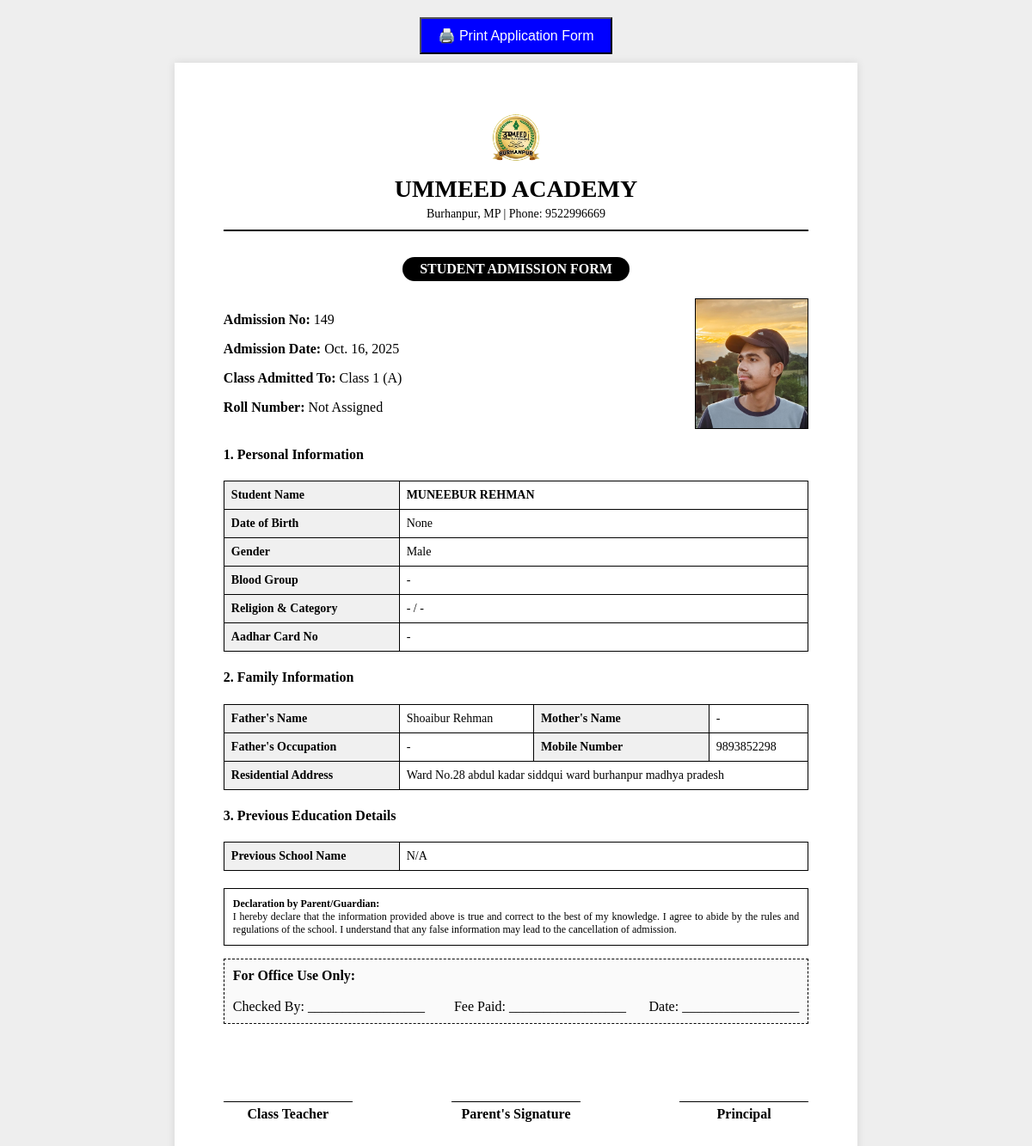
/student/print-form/2/ (signed in), run on the app's committed database.
### students/models.py (models this page shows, shortened)
class Student(TimeStampedModel):
    GENDER_CHOICES = (
        ('M', 'Male'),
        ('F', 'Female'),
        ('O', 'Other'),
    )
    STATUS_CHOICES = (
        ('active', 'Active'),
        ('inactive', 'Inactive'),
        ('alumini', 'Alumini / Left'),
    )
    BLOOD_GROUP_CHOICES = (
        ('A+', 'A+'), ('A-', 'A-'),
        ('B+', 'B+'), ('B-', 'B-'),
        ('O+', 'O+'), ('O-', 'O-'),
        ('AB+', 'AB+'), ('AB-', 'AB-'),
    )
    RELIGION_CHOICES = (
        ('Islam', 'Islam'),
        ('Hinduism', 'Hinduism'),
        ('Christianity', 'Christianity'),
        ('Sikhism', 'Sikhism'),
        ('Jainism', 'Jainism'),
        ('Other', 'Other'),
    )
    CATEGORY_CHOICES = (
        ('General', 'General'),
        ('OBC', 'OBC'),
        ('SC', 'SC'),
        ('ST', 'ST'),
        ('Other', 'Other'),
    )
    school = models.ForeignKey(School, on_delete=models.CASCADE, related_name='students')
    admission_no = models.CharField(max_length=50)
    admission_date = models.DateField()
    first_name = models.CharField(max_length=100)
    last_name = models.CharField(max_length=100, blank=True)
    gender = models.CharField(max_length=1, choices=GENDER_CHOICES)
    dob = models.DateField(null=True, blank=True)
    blood_group = models.CharField(max_length=5, choices=BLOOD_GROUP_CHOICES, blank=True, null=True)
    religion = models.CharField(max_length=50, choices=RELIGION_CHOICES, blank=True, null=True)
    category = models.CharField(max_length=50, choices=CATEGORY_CHOICES, blank=True, null=True)
    aadhar_no = models.CharField(max_length=20, blank=True, null=True)
    father_name = models.CharField(max_length=100)
    father_occupation = models.CharField(max_length=100, blank=True, null=True)
    mother_name = models.CharField(max_length=100, blank=True)
    father_mobile = models.CharField(max_length=15)
    previous_school = models.CharField(max_length=200, blank=True, null=True)
    address = models.TextField()
    current_class = models.ForeignKey(ClassGrade, on_delete=models.SET_NULL, null=True)
    section = models.ForeignKey(Section, on_delete=models.SET_NULL, null=True)
    roll_number = models.PositiveIntegerField(null=True, blank=True)
    status = models.CharField(max_length=20, choices=STATUS_CHOICES, default='active')
    photo = models.ImageField(upload_to='student_photos/', blank=True, null=True)
    class Meta:
        unique_together = [
            ('school', 'admission_no'),
        ]
    ordering = ['school', 'current_class', 'section', 'first_name']

### core/models.py (models this page shows, shortened)
class TimeStampedModel(models.Model):
    created_at = models.DateTimeField(auto_now_add=True)
    updated_at = models.DateTimeField(auto_now=True)
    class Meta:
        abstract = True

class School(TimeStampedModel):
    name = models.CharField(max_length=255)
    slug = models.SlugField(unique=True, max_length=255, help_text="Unique URL identifier, e.g., ummeed-academy")
    address = models.TextField()
    phone = models.CharField(max_length=20)
    email = models.EmailField(blank=True, null=True)
    logo = models.ImageField(upload_to='school_logos/', blank=True, null=True)
    is_active = models.BooleanField(default=True)
    subscription_end_date = models.DateField(null=True, blank=True)

### academics/models.py (models this page shows, shortened)
class ClassGrade(TimeStampedModel):
    school = models.ForeignKey(School, on_delete=models.CASCADE, related_name='classes')
    name = models.CharField(max_length=50) # e.g., "Class 10" or "Hifz-ul-Quran"
    class Meta:
        unique_together = ('school', 'name') # Ek school me "Class 10" do baar nahi honi chahiye
        verbose_name = "Class"
        verbose_name_plural = "Classes"

class Section(TimeStampedModel):
    school = models.ForeignKey(School, on_delete=models.CASCADE, related_name='sections')
    class_grade = models.ForeignKey(ClassGrade, on_delete=models.CASCADE, related_name='sections')
    name = models.CharField(max_length=10) # e.g., "A", "B", "Girls Wing"
    class_teacher = models.ForeignKey('accounts.CustomUser', on_delete=models.SET_NULL, null=True, blank=True, limit_choices_to={'role': 'teacher'})
    class Meta:
        unique_together = ('class_grade', 'name')

### students/views.py (the view)
# urls.py: path('student/print-form/<int:pk>/', print_admission_form, name='print_admission_form'), # 👈 NEW URL
@login_required(login_url='login')
def print_admission_form(request, pk):
    student = get_object_or_404(Student, pk=pk, school=request.user.school)
    return render(request, 'students/print_admission_form.html', {'student': student})

### templates/students/print_admission_form.html (shortened to what this page needs)
<!DOCTYPE html>
<html lang="en">
<head>
</head>
<body>
    <div class="no-print" style="text-align: center; margin-bottom: 10px;">
        <button onclick="window.print()" style="padding: 10px 20px; background: blue; color: white; font-size: 16px; cursor: pointer;">🖨️ Print Application Form</button>
    </div>
    <div class="a4-page">
        <div class="header">
            {% if student.school.logo %}
                <img src="{{ student.school.logo.url }}" height="60" style="margin-bottom: 5px;">
            {% endif %}
            <div class="school-name">{{ student.school.name }}</div>
            <div class="school-address">{{ student.school.address }} | Phone: {{ student.school.phone }}</div>
        </div>
        <div style="text-align: center;">
            <div class="form-title">Student Admission Form</div>
        </div>
        <div class="top-section">
            <div style="width: 70%;">
                <p><strong>Admission No:</strong> {{ student.admission_no }}</p>
                <p><strong>Admission Date:</strong> {{ student.admission_date }}</p>
                <p><strong>Class Admitted To:</strong> {{ student.current_class.name }} ({{ student.section.name }})</p>
                <p><strong>Roll Number:</strong> {{ student.roll_number|default:"Not Assigned" }}</p>
            </div>
            <div class="photo-box">
                {% if student.photo %}
                    <img src="{{ student.photo.url }}">
                {% else %}
                    <span>Paste Photo Here</span>
                {% endif %}
            </div>
        </div>
        <h4>1. Personal Information</h4>
        <table>
            <tr>
                <th>Student Name</th>
                <td style="text-transform: uppercase; font-weight: bold;">{{ student.first_name }} {{ student.last_name }}</td>
            </tr>
            <tr>
                <th>Date of Birth</th>
                <td>{{ student.dob }}</td>
            </tr>
            <tr>
                <th>Gender</th>
                <td>{{ student.get_gender_display }}</td>
            </tr>
            <tr>
                <th>Blood Group</th>
                <td>{{ student.blood_group|default:"-" }}</td>
            </tr>
            <tr>
                <th>Religion & Category</th>
                <td>{{ student.religion|default:"-" }} / {{ student.category|default:"-" }}</td>
            </tr>
            <tr>
                <th>Aadhar Card No</th>
                <td>{{ student.aadhar_no|default:"-" }}</td>
            </tr>
        </table>
        <h4>2. Family Information</h4>
        <table>
            <tr>
                <th>Father's Name</th>
                <td>{{ student.father_name }}</td>
                <th>Mother's Name</th>
                <td>{{ student.mother_name|default:"-" }}</td>
            </tr>
            <tr>
                <th>Father's Occupation</th>
                <td>{{ student.father_occupation|default:"-" }}</td>
                <th>Mobile Number</th>
                <td>{{ student.father_mobile }}</td>
            </tr>
            <tr>
                <th>Residential Address</th>
                <td colspan="3">{{ student.address }}</td>
            </tr>
        </table>
        <h4>3. Previous Education Details</h4>
        <table>
            <tr>
                <th>Previous School Name</th>
                <td colspan="3">{{ student.previous_school|default:"N/A" }}</td>
            </tr>
        </table>
        <div class="declaration">
            <strong>Declaration by Parent/Guardian:</strong>
            <br>
            I hereby declare that the information provided above is true and correct to the best of my knowledge. I agree to abide by the rules and regulations of the school. I understand that any false information may lead to the cancellation of admission.
        </div>
        <div style="border: 1px dashed #000; padding: 10px; margin-top: 15px; background: #fafafa;">
            <strong>For Office Use Only:</strong>
            <br><br>
            <span style="margin-right: 30px;">Checked By: _________________</span>
            <span>Fee Paid: _________________</span>
            <span style="float: right;">Date: _________________</span>
        </div>
        <div class="signatures">
            <div class="sign-line">Class Teacher</div>
            <div class="sign-line">Parent's Signature</div>
            <div class="sign-line">Principal</div>
        </div>
    </div>
</body>
</html>

### templates/students/print_admission_form.html (style rules this page uses)
body { font-family: 'Times New Roman', serif; background: #eee; margin: 0; padding: 20px; }
.a4-page { width: 210mm; min-height: 297mm; background: #fff; margin: 0 auto; padding: 15mm; box-shadow: 0 0 10px rgba(0,0,0,0.1); position: relative; box-sizing: border-box; }
.header { text-align: center; border-bottom: 2px solid #000; padding-bottom: 10px; margin-bottom: 20px; }
.school-name { font-size: 28px; font-weight: bold; text-transform: uppercase; margin: 5px 0; }
.school-address { font-size: 14px; margin: 0; }
.form-title { text-align: center; background: #000; color: #fff; display: inline-block; padding: 5px 20px; font-weight: bold; text-transform: uppercase; border-radius: 20px; margin: 10px 0 20px 0; }
.top-section { display: flex; justify-content: space-between; margin-bottom: 20px; }
.photo-box { width: 130px; height: 150px; border: 1px solid #000; display: flex; align-items: center; justify-content: center; }
.photo-box img { width: 100%; height: 100%; object-fit: cover; }
table { width: 100%; border-collapse: collapse; margin-bottom: 15px; }
th, td { border: 1px solid #000; padding: 8px; font-size: 14px; text-align: left; }
th { background-color: #f0f0f0; width: 30%; font-weight: bold; }
.declaration { font-size: 12px; text-align: justify; margin-top: 20px; border: 1px solid #000; padding: 10px; }
.signatures { margin-top: 50px; display: flex; justify-content: space-between; text-align: center; }
.sign-line { border-top: 1px solid #000; width: 150px; margin-top: 40px; padding-top: 5px; font-weight: bold; }

### data on the page
Student: school.logo (picture), school.name "UMMEED ACADEMY", school.address "Burhanpur, MP", school.phone "9522996669", admission_no "149", admission_date "Oct. 16, 2025", current_class.name "Class 1", section.name "A", roll_number "Not Assigned", photo (picture), first_name "MUNEEBUR", last_name "REHMAN", dob "None", gender "Male", blood_group "-", religion "-", category "-", aadhar_no "-", father_name "Shoaibur Rehman", mother_name "-", father_occupation "-", father_mobile "9893852298", address "Ward No.28 abdul kadar siddqui ward burhanpur madhya pradesh", previous_school "N/A"
